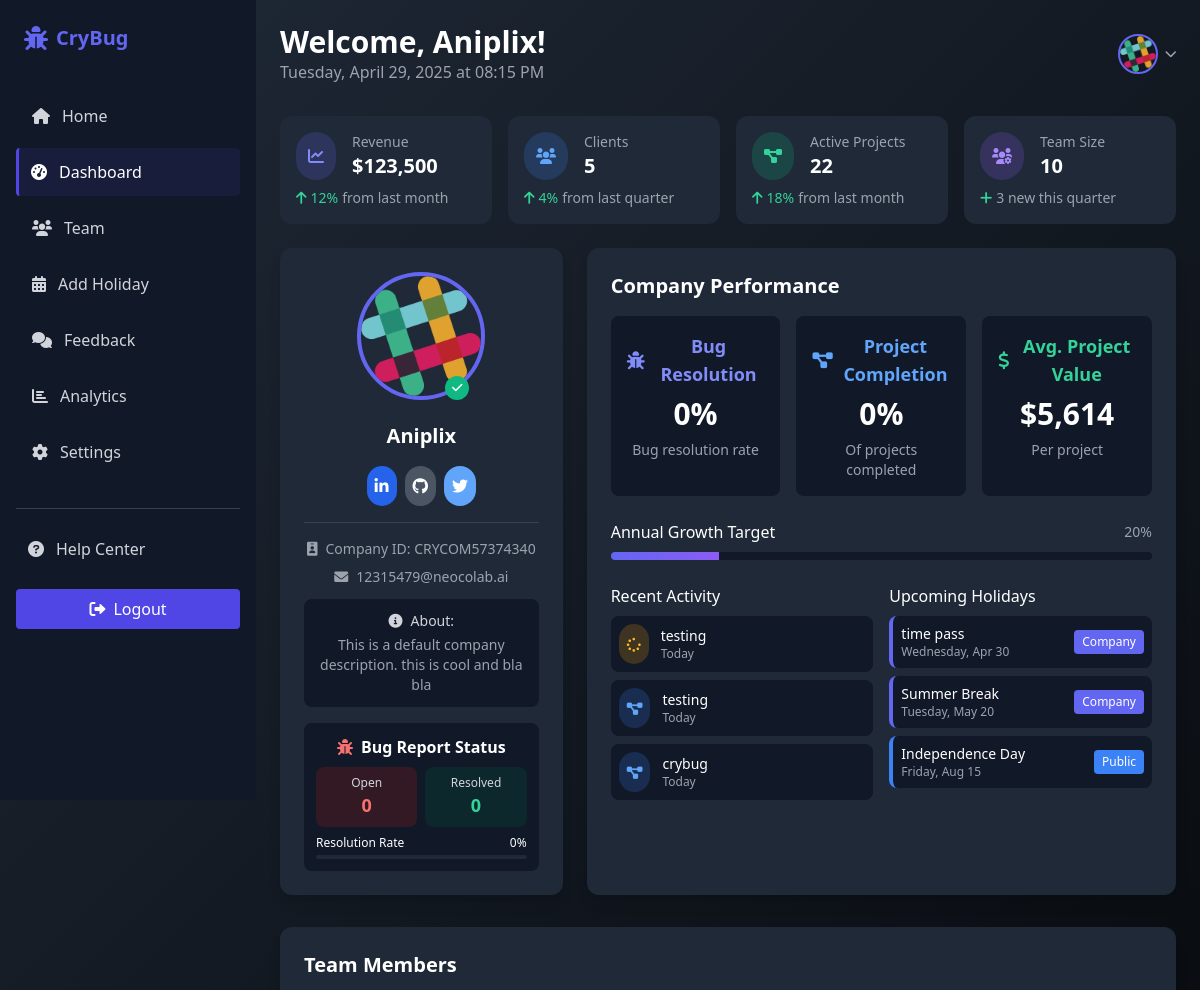
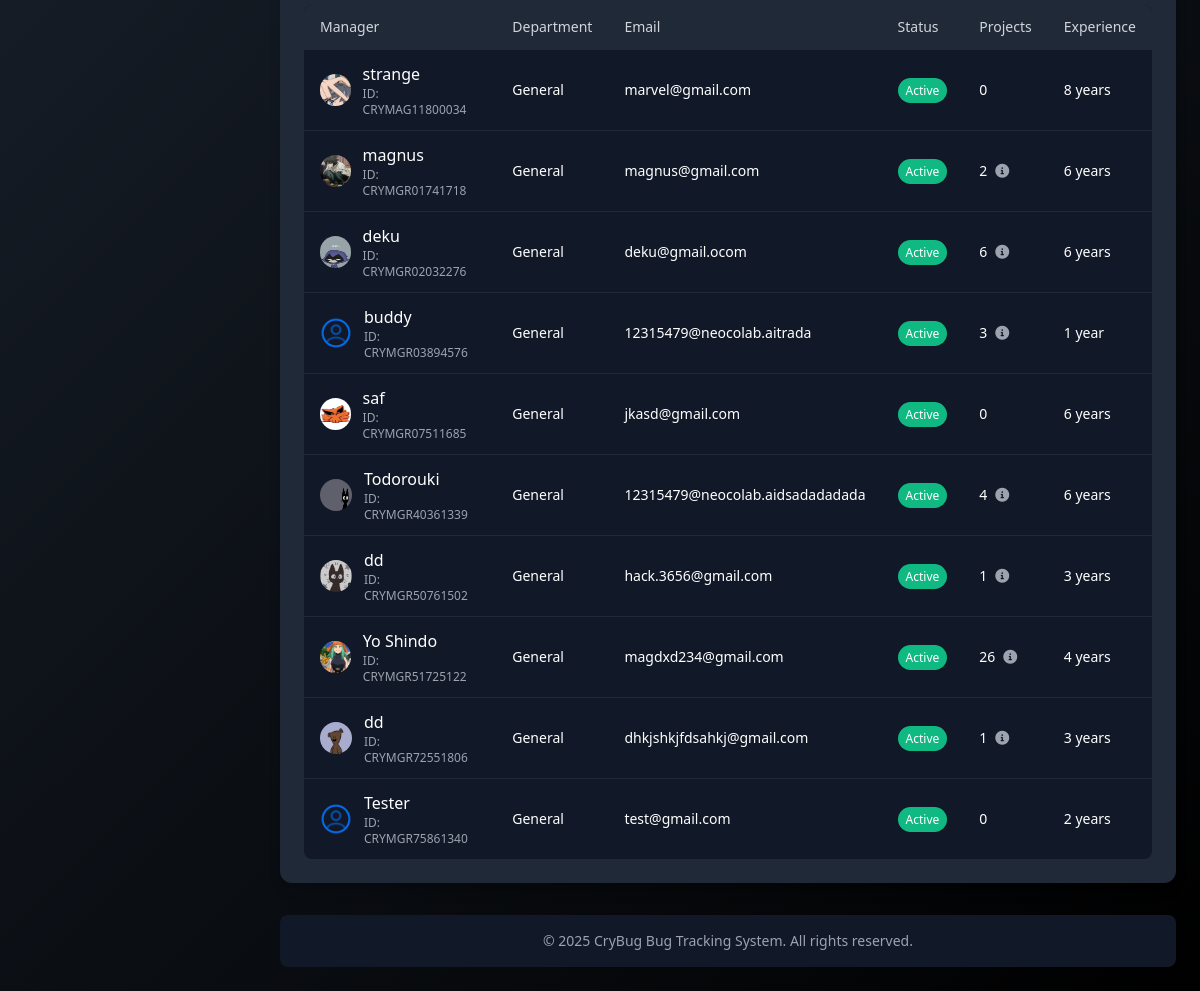
Screenshot of /companyProfile/dashboard.php (signed in) with the database file from the repository (2 pictures, top to bottom).
### tables this page shows
CREATE TABLE `company` (
  `cmp_id` varchar(14) NOT NULL,
  `cmp_name` varchar(255) NOT NULL,
  `cmp_descp` varchar(500) NOT NULL,
  `cmp_pincode` varchar(10) NOT NULL,
  `cmp_mail` varchar(255) NOT NULL,
  `cmp_phone` varchar(13) NOT NULL,
  `cmp_password` varchar(255) NOT NULL,
  `cmp_logo` varchar(1000) NOT NULL,
  `cmp_address` varchar(600) NOT NULL,
  `cmp_clients` int DEFAULT NULL,
  `github` varchar(1000) DEFAULT '#',
  `linkedin` varchar(1000) DEFAULT '#',
  `x` varchar(1000) DEFAULT '#'
);

CREATE TABLE `holiday` (
  `holiday_id` int NOT NULL,
  `holiday_name` varchar(100) NOT NULL,
  `holiday_date` date NOT NULL,
  `holiday_total_days` int DEFAULT '1',
  `holiday_cmp_id` varchar(255) DEFAULT NULL,
  `holiday_day_type` enum('Full','Half') DEFAULT 'Full'
);

CREATE TABLE `manager` (
  `mag_id` varchar(255) NOT NULL,
  `mag_cmp_id` varchar(255) DEFAULT NULL,
  `mag_name` varchar(255) NOT NULL,
  `mag_email` varchar(255) NOT NULL,
  `mag_phone` varchar(15) DEFAULT NULL,
  `mag_password` varchar(255) NOT NULL,
  `mag_role` varchar(100) DEFAULT NULL,
  `mag_profile` varchar(1000) DEFAULT NULL,
  `mag_gender` varchar(255) NOT NULL,
  `github` varchar(1000) DEFAULT NULL,
  `linkedin` varchar(1000) DEFAULT NULL,
  `x` varchar(1000) DEFAULT NULL,
  `onLeave` int NOT NULL DEFAULT '0',
  `mag_salary` int DEFAULT '0',
  `mag_join_date` datetime DEFAULT CURRENT_TIMESTAMP,
  `mag_exp` int DEFAULT NULL
);

### companyProfile/dashboard.php (the view, shortened to what the rows shown need)
<?php
include "connection.php";
$companyId = $_SESSION['cmp_id'] ?? '';
if (!empty($companyId)) {
    $companyQuery = "SELECT * FROM company WHERE cmp_id = '$companyId'";
    $companyResult = $con->query($companyQuery);
    if ($companyResult && $companyResult->num_rows > 0) {
        $companyData = $companyResult->fetch_assoc();
        $companyName = $companyData['cmp_name'] ?? 'Company';
        $companyLogo = $companyData['cmp_logo'] ?? '';
        $companyEmail = $companyData['cmp_mail'] ?? 'company@example.com';
        $companyDesc = $companyData['cmp_descp'] ?? 'No description available';
        $totalClients = $companyData['cmp_clients'] ?? 0;
    }
}
$holidaysQuery = "SELECT * FROM holiday WHERE holiday_date >= CURDATE() AND (holiday_cmp_id = '$companyId' OR holiday_cmp_id IS NULL) ORDER BY holiday_date ASC LIMIT 3";
$holidaysResult = $con->query($holidaysQuery);
$managersListQuery = "SELECT m.*, COUNT(p.project_id) as project_count FROM manager m
                     LEFT JOIN project p ON m.mag_id = p.project_alloc_mag
                     WHERE m.mag_cmp_id = '$companyId'
                     GROUP BY m.mag_id";
$managersListResult = $con->query($managersListQuery);
?>
<!DOCTYPE html>
<html lang="en">
<head>
  <link rel="stylesheet" href="https://cdnjs.cloudflare.com/ajax/libs/tailwindcss/2.2.19/tailwind.min.css">
  <link rel="stylesheet" href="https://cdnjs.cloudflare.com/ajax/libs/font-awesome/6.0.0-beta3/css/all.min.css">
  <link rel="stylesheet" href="dashboard.css">
</head>
<body class="bg-gradient-custom text-white min-h-screen font-sans bg-black antialiased" id="home">
  <div class="flex flex-col md:flex-row">
    <aside class="sidebar w-64 bg-gray-900 p-4 md:fixed md:h-screen transition-all">
      <div class="flex items-center justify-between mb-8 p-2">
        <div class="flex items-center">
            <h1 class="text-xl font-bold text-indigo-500">CryBug</h1>
          </div>
      </div>
    </aside>
    <main class="md:ml-64 lg:ml-64 flex-1 p-4 md:p-6 transition-all">
<div class="flex flex-col md:flex-row justify-between items-start md:items-center mb-8">
  <div>
    <h1 class="text-2xl md:text-3xl font-bold">Welcome, <?php echo ucfirst(htmlspecialchars($companyName)); ?>!</h1>
    <p class="text-gray-400" id="currentDateTime">Loading date...</p>
  </div>
</div>
<div class="grid grid-cols-1 sm:grid-cols-2 lg:grid-cols-4 gap-4 mb-6">
  <div class="bg-gray-800 rounded-xl p-4 card-hover transition-all duration-300">
    <div class="flex items-center">
      <div>
        <p class="text-sm text-gray-400">Clients</p>
        <h3 class="text-xl font-bold"><?php echo $totalClients; ?></h3>
      </div>
    </div>
  </div>
</div>
<section class="grid grid-cols-1 md:grid-cols-3 gap-6 mb-8">
  <div class="bg-gray-800 p-6 rounded-xl shadow-lg text-center card-hover transition-all duration-300">
    <div class="relative inline-block">
      <?php if(!empty($companyLogo) && file_exists($companyLogo)): ?>
        <img src="<?php echo htmlspecialchars($companyLogo); ?>" alt="Profile" class="w-32 h-32 mx-auto rounded-full border-4 border-indigo-500" />
      <?php else: ?>
        <img src="<?php echo htmlspecialchars($companyLogo); ?>" alt="Profile" class="w-32 h-32 mx-auto rounded-full border-4 border-indigo-500" />
      <?php endif; ?>
      <span class="absolute bottom-0 right-4 bg-green-500 p-1 rounded-full h-6 w-6 flex items-center justify-center">
        <i class="fas fa-check text-xs"></i>
      </span>
    </div>
    <h2 class="mt-4 text-xl font-bold"><?php echo htmlspecialchars($companyName); ?></h2>
    <div class="mt-4 flex justify-center space-x-2">
        <a href="<?php  echo htmlspecialchars($CompanyL) ?>" class="bg-blue-600 hover:bg-blue-700 p-2 rounded-full" target='_blank'>
        </a>
        <a href="<?php echo htmlspecialchars($CompanyL)   ?>" class="bg-gray-600 hover:bg-gray-700 p-2 rounded-full" target='_blank'>
        </a>
        <a href="<?php  echo htmlspecialchars($CompanyL)  ?>" class="bg-blue-400 hover:bg-blue-500 p-2 rounded-full" target='_blank'>
        </a>
    </div>
    <div class="mt-4 pt-4 border-t border-gray-700">
      <p class="text-sm text-gray-400 mb-2"><i class="fas fa-id-badge mr-2"></i>Company ID: <?php echo htmlspecialchars($companyId); ?></p>
      <p class="text-sm text-gray-400 mb-2"><i class="fas fa-envelope mr-2"></i><?php echo htmlspecialchars($companyEmail); ?></p>
      <div class="mt-3 p-3 bg-gray-900 rounded-lg">
        <p class="text-sm text-gray-300"><i class="fas fa-info-circle mr-2"></i>About:</p>
        <p class="text-sm text-gray-400 mt-1"><?php echo htmlspecialchars($companyDesc); ?></p>
      </div>
    </div>
    <div class="mt-4 bg-gray-900 p-3 rounded-lg">
      <h3 class="text-md font-semibold mb-2"><i class="fas fa-bug text-red-400 mr-2"></i>Bug Report Status</h3>
      <div class="grid grid-cols-2 gap-2 text-center">
      </div>
      <div class="mt-2">
      </div>
    </div>
  </div>
  <div class="col-span-2 bg-gray-800 p-6 rounded-xl shadow-lg card-hover transition-all duration-300">
    <h2 class="text-xl font-bold mb-4">Company Performance</h2>
    <div class="grid grid-cols-1 md:grid-cols-2 gap-4 mt-6">
      <div>
        <div class="space-y-2">
          <?php
          if ($holidaysResult && $holidaysResult->num_rows > 0) {
              while ($holiday = $holidaysResult->fetch_assoc()) {
                  $holidayDate = new DateTime($holiday['holiday_date']);
                  $formattedDate = $holidayDate->format('l, M j');
                  $isCompanySpecific = !empty($holiday['holiday_cmp_id']);
                  $borderClass = $isCompanySpecific ? 'border-indigo-500' : 'border-blue-500';
                  $badgeClass = $isCompanySpecific ? 'bg-indigo-500' : 'bg-blue-500';
                  $badgeText = $isCompanySpecific ? 'Company' : 'Public';
          ?>
                  <div class="flex items-center bg-gray-900 p-2 rounded-lg border-l-4 <?php echo $borderClass; ?>">
                    <div class="text-sm flex-1">
                      <p><?php echo htmlspecialchars($holiday['holiday_name']); ?></p>
                      <p class="text-xs text-gray-400"><?php echo $formattedDate; ?></p>
                    </div>
                    <span class="text-xs <?php echo $badgeClass; ?> px-2 py-1 rounded"><?php echo $badgeText; ?></span>
                  </div>
          <?php
              }
          }
          ?>
        </div>
      </div>
    </div>
  </div>
</section>
<section class="bg-gray-800 p-6 rounded-xl shadow-lg mb-8 card-hover transition-all duration-300">
  <h2 class="text-xl font-bold mb-4">Team Members</h2>
  <div class="overflow-x-auto">
    <table class="min-w-full bg-gray-900 rounded-lg overflow-hidden">
      <thead>
        <tr class="bg-gray-800 text-left">
          <th class="px-4 py-3 text-sm font-medium text-gray-300">Manager</th>
          <th class="px-4 py-3 text-sm font-medium text-gray-300">Department</th>
          <th class="px-4 py-3 text-sm font-medium text-gray-300">Email</th>
          <th class="px-4 py-3 text-sm font-medium text-gray-300">Status</th>
          <th class="px-4 py-3 text-sm font-medium text-gray-300">Projects</th>
          <th class="px-4 py-3 text-sm font-medium text-gray-300">Experience</th>
        </tr>
      </thead>
      <tbody>
        <?php
        if ($managersListResult && $managersListResult->num_rows > 0) {
            while ($manager = $managersListResult->fetch_assoc()) {
                $statusClass = ($manager['onLeave'] == 1) ? 'bg-orange-500' : 'bg-green-500';
                $statusText = ($manager['onLeave'] == 1) ? 'On Leave' : 'Active';
                $experience = $manager['mag_exp'] ?? 0;
                $experienceText = $experience . ($experience == 1 ? ' year' : ' years');
        ?>
                <tr class="border-t border-gray-800 hover:bg-gray-800">
                  <td class="px-4 py-3">
                    <div class="flex items-center">
                      <?php if(!empty($manager['mag_profile']) && file_exists($manager['mag_profile'])): ?>
                        <img src="<?php echo htmlspecialchars($manager['mag_profile']); ?>" alt="Profile" class="h-8 w-8 rounded-full mr-3" />
                      <?php else: ?>
                        <img src="../images/Profile/guest.png" alt="Profile" class="h-8 w-8 rounded-full mr-3" />
                      <?php endif; ?>
                      <div>
                        <p class="font-medium"><?php echo htmlspecialchars($manager['mag_name']); ?></p>
                        <p class="text-xs text-gray-400">ID: <?php echo htmlspecialchars($manager['mag_id']); ?></p>
                      </div>
                    </div>
                  </td>
                  <td class="px-4 py-3 text-sm"><?php echo htmlspecialchars($manager['mag_department'] ?? 'General'); ?></td>
                  <td class="px-4 py-3 text-sm"><?php echo htmlspecialchars($manager['mag_email'] ?? 'Not Available'); ?></td>
                  <td class="px-4 py-3 text-sm">
                    <span class="px-2 py-1 rounded-full text-xs <?php echo $statusClass; ?>"><?php echo $statusText; ?></span>
                  </td>
                  <td class="px-4 py-3 text-sm">
                    <div class="flex items-center">
                      <span class="mr-2"><?php echo $manager['project_count']; ?></span>
                      <?php if($manager['project_count'] > 0): ?>
                      <div class="relative group">
                        <i class="fas fa-info-circle text-gray-400 cursor-pointer"></i>
                      </div>
                      <?php endif; ?>
                    </div>
                  </td>
                  <td class="px-4 py-3 text-sm"><?php echo $experienceText; ?></td>
                </tr>
        <?php
            }
        } else {
        ?>
            <tr>
              <td colspan="6" class="px-4 py-3 text-center text-gray-400">No team members found</td>
            </tr>
        <?php
        }
        ?>
      </tbody>
    </table>
  </div>
</section>
</main>
</div>
</body>
</html>

### rows the page displays
company: cmp_name "Aniplix", cmp_clients "5", cmp_logo (picture), cmp_mail "12315479@neocolab.ai", cmp_descp "This is a default company description. this is cool and bla bla"
holiday: holiday_name "time pass", holiday_date "Wednesday, Apr 30", holiday_cmp "Company"
holiday: holiday_name "Summer Break", holiday_date "Tuesday, May 20", holiday_cmp "Company"
holiday: holiday_name "Independence Day", holiday_date "Friday, Aug 15", holiday_cmp "Public"
manager: mag_profile (picture), mag_name "strange", mag_id "CRYMAG11800034", mag_department "General", mag_email "marvel@gmail.com", onLeave "Active", project_count "0", mag_exp "8 years"
manager: mag_profile (picture), mag_name "magnus", mag_id "CRYMGR01741718", mag_department "General", mag_email "magnus@gmail.com", onLeave "Active", project_count "2", mag_exp "6 years"
manager: mag_profile (picture), mag_name "deku", mag_id "CRYMGR02032276", mag_department "General", mag_email "deku@gmail.ocom", onLeave "Active", project_count "6", mag_exp "6 years"
manager: mag_name "buddy", mag_id "CRYMGR03894576", mag_department "General", mag_email "12315479@neocolab.aitrada", onLeave "Active", project_count "3", mag_exp "1 year"
manager: mag_profile (picture), mag_name "saf", mag_id "CRYMGR07511685", mag_department "General", mag_email "jkasd@gmail.com", onLeave "Active", project_count "0", mag_exp "6 years"
manager: mag_profile (picture), mag_name "Todorouki", mag_id "CRYMGR40361339", mag_department "General", mag_email "12315479@neocolab.aidsadadadada", onLeave "Active", project_count "4", mag_exp "6 years"
manager: mag_profile (picture), mag_name "dd", mag_id "CRYMGR50761502", mag_department "General", mag_email "hack.3656@gmail.com", onLeave "Active", project_count "1", mag_exp "3 years"
manager: mag_profile (picture), mag_name "Yo Shindo", mag_id "CRYMGR51725122", mag_department "General", mag_email "magdxd234@gmail.com", onLeave "Active", project_count "26", mag_exp "4 years"
manager: mag_profile (picture), mag_name "dd", mag_id "CRYMGR72551806", mag_department "General", mag_email "dhkjshkjfdsahkj@gmail.com", onLeave "Active", project_count "1", mag_exp "3 years"
manager: mag_name "Tester", mag_id "CRYMGR75861340", mag_department "General", mag_email "test@gmail.com", onLeave "Active", project_count "0", mag_exp "2 years"

### other values shown
$totalRevenue "123,500"
$totalProjects "22"
$totalManagers "10"
$companyId "CRYCOM57374340"
$openBugs "0"
$resolvedBugs "0"
$resolutionRate "0"
$bugResRate "0"
$completionRate "0"
$avgValue "5,614"
$growthRate "20"
$activity['project_name'] "testing"
$timeAgo "Today"
$activity['project_name'] "crybug"
